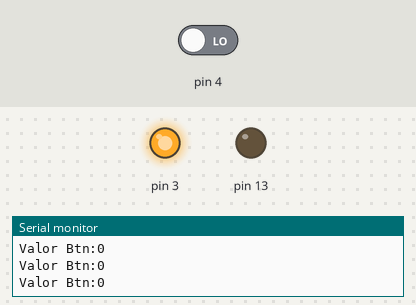
Simulated run of this sketch. Board: Arduino Uno, built with avr-gcc and run on an emulated ATmega328P. Parts: output pins drawn as LEDs (lit = HIGH), the last lines printed to the serial monitor. Dashed ring = blinking. The inputs (shaded band) are chosen by the test bench; at power-on: pin 4 LOW.

Above: at 1.4 s.
1.5 s: pin 4 driven HIGH
At 2.7 s:
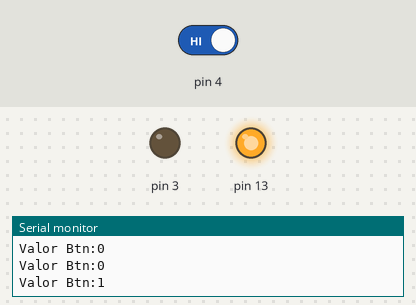
4.5 s: pin 4 driven LOW
At 5.5 s:
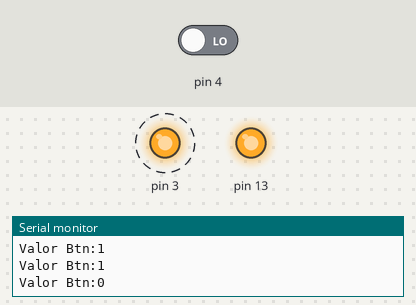
Timing chart, 0 to 13.5 s (numbered marks = the images above; inputs shaded):
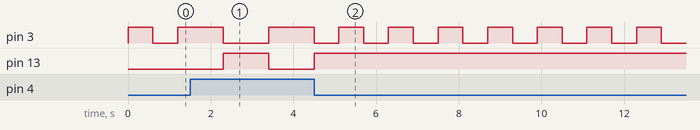

Measured:
- after the input at 1.5 s, pin 13: LOW → HIGH after 0.80 s, → LOW 1.1 s later
- after the input at 4.5 s, pin 3: alternates HIGH for 0.60 s and LOW for 0.60 s, starting after 0.60 s; pin 13: goes on until 4.5 s, then stays HIGH

The sketch:

aula2_fim2.ino
```cpp
// set variables
int estado = 0;// variável para leitura do pushbutton
int guarda_estado = LOW; // variável para armazenar valores do pushbutton
int wPisca = 0;

void setup() {
  // define o pino do Led como saída do Arduino
  pinMode(13, OUTPUT);
  pinMode(3, OUTPUT);


  // define pino do pushbutton como entrada do Arduino:
  pinMode(4, INPUT);


  Serial.begin(9600);
  Serial.println("Valor do BTN");
}

void loop(){

  Serial.print("Valor Btn:");
  Serial.println(digitalRead(4));

  // le o estado pushbutton: ligado (HIGH) ou desligado (LOW)
  estado = digitalRead(4);

  // verifica se o botão (pushbutton) está pressionado
  if (estado == HIGH) {
    // inverte valor da variável variable_buttonEstado
    guarda_estado = !guarda_estado;

    //esperera o tempo de 500ms para evitar
    delay(500);
  }

  if (guarda_estado == HIGH) {
    // liga o led
    digitalWrite(13, HIGH);
  }
  else {
    digitalWrite(13, LOW);
  }


//------------------------------------

  digitalWrite(3,HIGH);
if (digitalRead(3) == HIGH)
{{
      if (wPisca==0){
        wPisca=2;
      }
      else{
        wPisca=0;
      }
}
  if (wPisca == 2){
     digitalWrite(3, HIGH);
}
   else {
     digitalWrite(3, LOW);

    }

  delay(300);
}
  delay(300);
}
```
